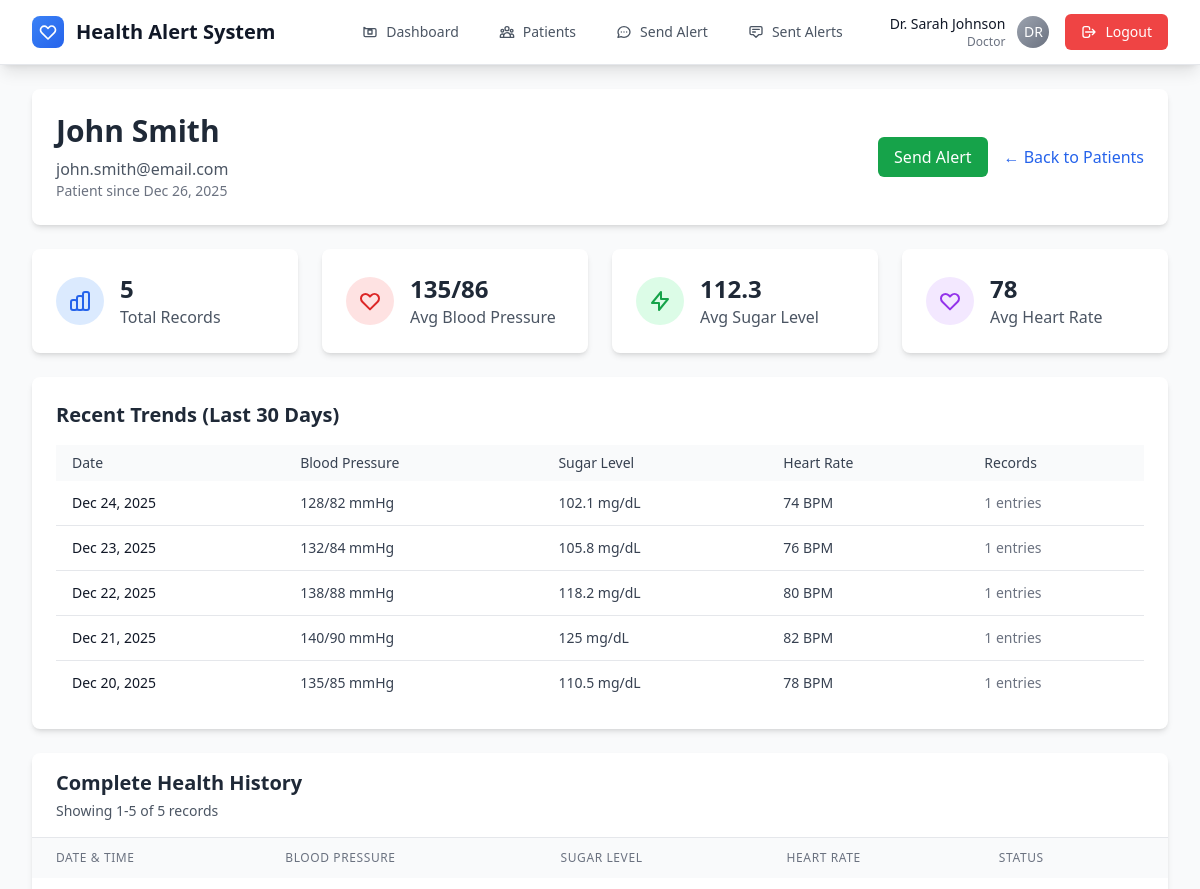
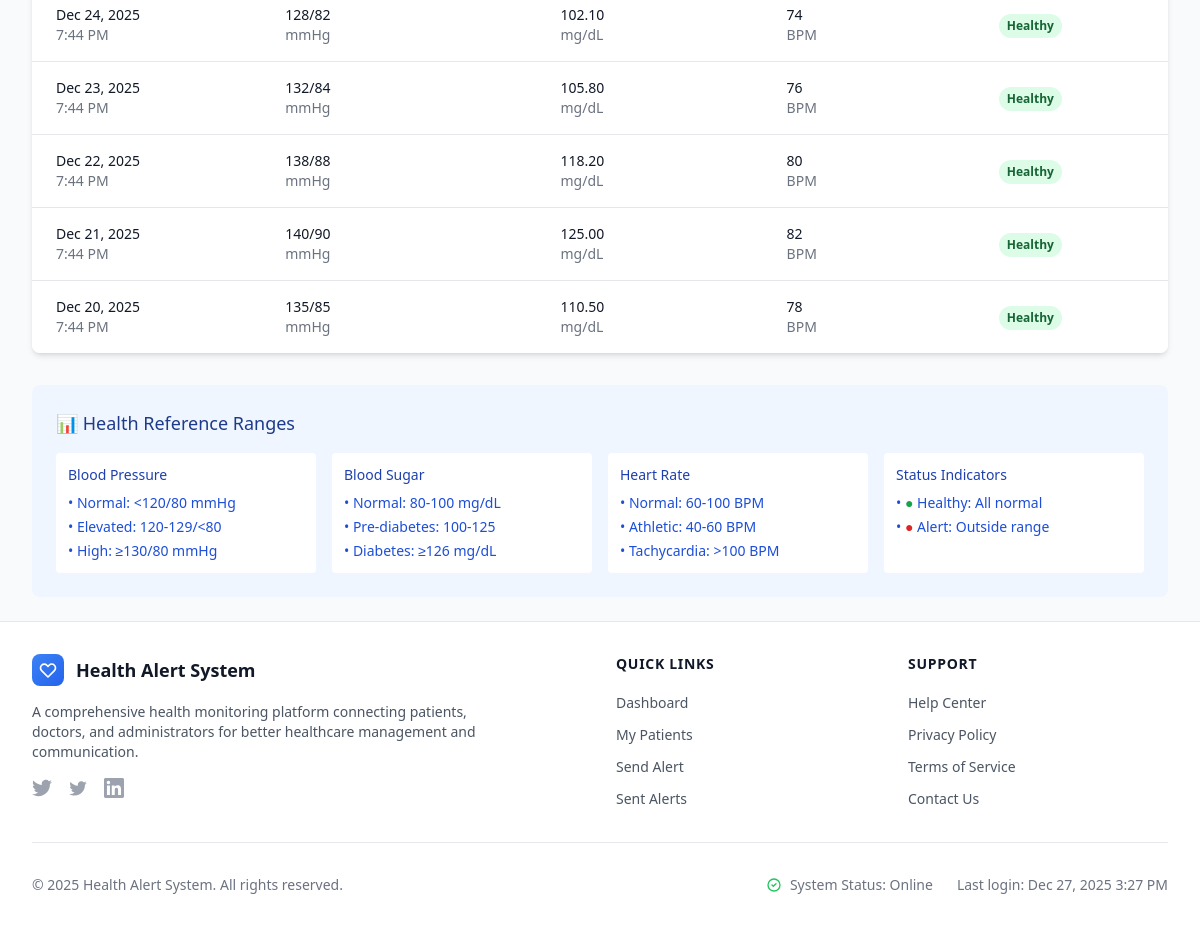
Page /doctor/patient_stats.php?patient_id=7 (signed in) on the committed database (2 pictures, top to bottom).
### tables this page shows
CREATE TABLE users (
    id INT PRIMARY KEY AUTO_INCREMENT,
    name VARCHAR(100) NOT NULL,
    email VARCHAR(100) UNIQUE NOT NULL,
    password VARCHAR(255) NOT NULL,
    role ENUM('patient', 'doctor', 'admin') NOT NULL,
    status ENUM('active', 'pending', 'inactive') DEFAULT 'active',
    created_at TIMESTAMP DEFAULT CURRENT_TIMESTAMP
);

CREATE TABLE health_data (
    id INT PRIMARY KEY AUTO_INCREMENT,
    patient_id INT NOT NULL,
    systolic_bp INT NOT NULL,
    diastolic_bp INT NOT NULL,
    sugar_level DECIMAL(5,2) NOT NULL,
    heart_rate INT NOT NULL,
    created_at TIMESTAMP DEFAULT CURRENT_TIMESTAMP,
    FOREIGN KEY (patient_id) REFERENCES users(id) ON DELETE CASCADE
);

### doctor/patient_stats.php (the view, shortened to what this page needs)
<?php
require_once '../config/db.php';
$user_id = $_SESSION['user_id'];
$patient_id = isset($_GET['patient_id']) ? (int)$_GET['patient_id'] : 0;
$verify_query = "SELECT u.name, u.email, u.created_at
                FROM users u
                JOIN doctor_patients dp ON u.id = dp.patient_id
                WHERE dp.doctor_id = $user_id AND dp.patient_id = $patient_id AND u.role = 'patient'";
$verify_result = mysqli_query($connection, $verify_query);
$patient_info = mysqli_fetch_assoc($verify_result);
$records_per_page = 15;
$page = isset($_GET['page']) ? (int)$_GET['page'] : 1;
$offset = ($page - 1) * $records_per_page;
$count_query = "SELECT COUNT(*) as total FROM health_data WHERE patient_id = $patient_id";
$count_result = mysqli_query($connection, $count_query);
$total_records = mysqli_fetch_assoc($count_result)['total'];
$health_query = "SELECT * FROM health_data
                WHERE patient_id = $patient_id
                ORDER BY created_at DESC
                LIMIT $records_per_page OFFSET $offset";
$health_result = mysqli_query($connection, $health_query);
$stats_query = "SELECT
                  COUNT(*) as total_records,
                  AVG(systolic_bp) as avg_systolic,
                  AVG(diastolic_bp) as avg_diastolic,
                  AVG(sugar_level) as avg_sugar,
                  AVG(heart_rate) as avg_heart_rate,
                  MIN(created_at) as first_entry,
                  MAX(created_at) as last_entry
                FROM health_data
                WHERE patient_id = $patient_id";
$stats_result = mysqli_query($connection, $stats_query);
$stats = mysqli_fetch_assoc($stats_result);
$trends_query = "SELECT
                   DATE(created_at) as date,
                   AVG(systolic_bp) as avg_systolic,
                   AVG(diastolic_bp) as avg_diastolic,
                   AVG(sugar_level) as avg_sugar,
                   AVG(heart_rate) as avg_heart_rate,
                   COUNT(*) as daily_records
                 FROM health_data
                 WHERE patient_id = $patient_id
                 AND created_at >= DATE_SUB(NOW(), INTERVAL 30 DAY)
                 GROUP BY DATE(created_at)
                 ORDER BY date DESC
                 LIMIT 10";
$trends_result = mysqli_query($connection, $trends_query);
function getHealthStatus($systolic, $diastolic, $sugar, $heart_rate) {
    if ($systolic > 140 || $diastolic > 90 || $sugar > 140 || $heart_rate > 100 ||
        $systolic < 90 || $diastolic < 60 || $sugar < 70 || $heart_rate < 60) {
        return ['status' => 'Alert', 'color' => 'red'];
    } else {
        return ['status' => 'Healthy', 'color' => 'green'];
    }
}
include '../includes/header.php';
?>
<div class="max-w-7xl mx-auto">
    <div class="bg-white rounded-lg shadow-md p-6 mb-6">
        <div class="flex flex-col sm:flex-row justify-between items-start sm:items-center">
            <div>
                <h1 class="text-3xl font-bold text-gray-800 mb-2">
                    <?php echo htmlspecialchars($patient_info['name']); ?>
                </h1>
                <p class="text-gray-600"><?php echo htmlspecialchars($patient_info['email']); ?></p>
                <p class="text-sm text-gray-500">
                    Patient since <?php echo date('M j, Y', strtotime($patient_info['created_at'])); ?>
                </p>
            </div>
            <div class="mt-4 sm:mt-0 flex items-center space-x-4">
                <a href="send_alert.php?patient_id=<?php echo $patient_id; ?>"
                   class="bg-green-600 hover:bg-green-700 text-white px-4 py-2 rounded-md transition-colors">
                    Send Alert
                </a>
                <a href="patient_list.php"
                   class="text-blue-600 hover:text-blue-800 font-medium">
                    ← Back to Patients
                </a>
            </div>
        </div>
    </div>
    <?php if ($total_records > 0): ?>
    <div class="grid grid-cols-1 md:grid-cols-2 lg:grid-cols-4 gap-6 mb-6">
        <div class="bg-white rounded-lg shadow-md p-6">
            <div class="flex items-center">
                <div class="p-3 rounded-full bg-blue-100 text-blue-600 mr-4">
                </div>
                <div>
                    <p class="text-2xl font-bold text-gray-800"><?php echo $stats['total_records']; ?></p>
                    <p class="text-gray-600">Total Records</p>
                </div>
            </div>
        </div>
        <div class="bg-white rounded-lg shadow-md p-6">
            <div class="flex items-center">
                <div class="p-3 rounded-full bg-red-100 text-red-600 mr-4">
                    <svg class="w-6 h-6" fill="none" stroke="currentColor" viewBox="0 0 24 24">
                        <path stroke-linecap="round" stroke-linejoin="round" stroke-width="2" d="M4.318 6.318a4.5 4.5 0 000 6.364L12 20.364l7.682-7.682a4.5 4.5 0 00-6.364-6.364L12 7.636l-1.318-1.318a4.5 4.5 0 00-6.364 0z"></path>
                    </svg>
                </div>
                <div>
                    <p class="text-2xl font-bold text-gray-800">
                        <?php echo round($stats['avg_systolic']); ?>/<?php echo round($stats['avg_diastolic']); ?>
                    </p>
                    <p class="text-gray-600">Avg Blood Pressure</p>
                </div>
            </div>
        </div>
        <div class="bg-white rounded-lg shadow-md p-6">
            <div class="flex items-center">
                <div class="p-3 rounded-full bg-green-100 text-green-600 mr-4">
                    <svg class="w-6 h-6" fill="none" stroke="currentColor" viewBox="0 0 24 24">
                        <path stroke-linecap="round" stroke-linejoin="round" stroke-width="2" d="M13 10V3L4 14h7v7l9-11h-7z"></path>
                    </svg>
                </div>
                <div>
                    <p class="text-2xl font-bold text-gray-800"><?php echo round($stats['avg_sugar'], 1); ?></p>
                    <p class="text-gray-600">Avg Sugar Level</p>
                </div>
            </div>
        </div>
        <div class="bg-white rounded-lg shadow-md p-6">
            <div class="flex items-center">
                <div class="p-3 rounded-full bg-purple-100 text-purple-600 mr-4">
                    <svg class="w-6 h-6" fill="none" stroke="currentColor" viewBox="0 0 24 24">
                        <path stroke-linecap="round" stroke-linejoin="round" stroke-width="2" d="M4.318 6.318a4.5 4.5 0 000 6.364L12 20.364l7.682-7.682a4.5 4.5 0 00-6.364-6.364L12 7.636l-1.318-1.318a4.5 4.5 0 00-6.364 0z"></path>
                    </svg>
                </div>
                <div>
                    <p class="text-2xl font-bold text-gray-800"><?php echo round($stats['avg_heart_rate']); ?></p>
                    <p class="text-gray-600">Avg Heart Rate</p>
                </div>
            </div>
        </div>
    </div>
    <?php if (mysqli_num_rows($trends_result) > 0): ?>
    <div class="bg-white rounded-lg shadow-md p-6 mb-6">
        <h2 class="text-xl font-bold text-gray-800 mb-4">Recent Trends (Last 30 Days)</h2>
        <div class="overflow-x-auto">
            <table class="min-w-full">
                <thead class="bg-gray-50">
                    <tr>
                        <th class="px-4 py-2 text-left text-sm font-medium text-gray-700">Date</th>
                        <th class="px-4 py-2 text-left text-sm font-medium text-gray-700">Blood Pressure</th>
                        <th class="px-4 py-2 text-left text-sm font-medium text-gray-700">Sugar Level</th>
                        <th class="px-4 py-2 text-left text-sm font-medium text-gray-700">Heart Rate</th>
                        <th class="px-4 py-2 text-left text-sm font-medium text-gray-700">Records</th>
                    </tr>
                </thead>
                <tbody class="divide-y divide-gray-200">
                    <?php while ($trend = mysqli_fetch_assoc($trends_result)): ?>
                    <tr class="hover:bg-gray-50">
                        <td class="px-4 py-3 text-sm font-medium text-gray-900">
                            <?php echo date('M j, Y', strtotime($trend['date'])); ?>
                        </td>
                        <td class="px-4 py-3 text-sm text-gray-700">
                            <?php echo round($trend['avg_systolic']); ?>/<?php echo round($trend['avg_diastolic']); ?> mmHg
                        </td>
                        <td class="px-4 py-3 text-sm text-gray-700">
                            <?php echo round($trend['avg_sugar'], 1); ?> mg/dL
                        </td>
                        <td class="px-4 py-3 text-sm text-gray-700">
                            <?php echo round($trend['avg_heart_rate']); ?> BPM
                        </td>
                        <td class="px-4 py-3 text-sm text-gray-500">
                            <?php echo $trend['daily_records']; ?> entries
                        </td>
                    </tr>
                    <?php endwhile; ?>
                </tbody>
            </table>
        </div>
    </div>
    <?php endif; ?>
    <div class="bg-white rounded-lg shadow-md overflow-hidden">
        <div class="px-6 py-4 border-b border-gray-200">
            <h2 class="text-xl font-semibold text-gray-800">Complete Health History</h2>
            <p class="text-gray-600 text-sm mt-1">
                Showing <?php echo $offset + 1; ?>-<?php echo min($offset + $records_per_page, $total_records); ?>
                of <?php echo $total_records; ?> records
            </p>
        </div>
        <div class="overflow-x-auto">
            <table class="min-w-full">
                <thead class="bg-gray-50">
                    <tr>
                        <th class="px-6 py-3 text-left text-xs font-medium text-gray-500 uppercase tracking-wider">
                            Date & Time
                        </th>
                        <th class="px-6 py-3 text-left text-xs font-medium text-gray-500 uppercase tracking-wider">
                            Blood Pressure
                        </th>
                        <th class="px-6 py-3 text-left text-xs font-medium text-gray-500 uppercase tracking-wider">
                            Sugar Level
                        </th>
                        <th class="px-6 py-3 text-left text-xs font-medium text-gray-500 uppercase tracking-wider">
                            Heart Rate
                        </th>
                        <th class="px-6 py-3 text-left text-xs font-medium text-gray-500 uppercase tracking-wider">
                            Status
                        </th>
                    </tr>
                </thead>
                <tbody class="bg-white divide-y divide-gray-200">
                    <?php while ($health = mysqli_fetch_assoc($health_result)): ?>
                    <?php
                    $status = getHealthStatus($health['systolic_bp'], $health['diastolic_bp'],
                                            $health['sugar_level'], $health['heart_rate']);
                    ?>
                    <tr class="hover:bg-gray-50 transition-colors">
                        <td class="px-6 py-4 whitespace-nowrap">
                            <div class="text-sm font-medium text-gray-900">
                                <?php echo date('M j, Y', strtotime($health['created_at'])); ?>
                            </div>
                            <div class="text-sm text-gray-500">
                                <?php echo date('g:i A', strtotime($health['created_at'])); ?>
                            </div>
                        </td>
                        <td class="px-6 py-4 whitespace-nowrap">
                            <div class="text-sm font-medium text-gray-900">
                                <?php echo $health['systolic_bp'] . '/' . $health['diastolic_bp']; ?>
                            </div>
                            <div class="text-sm text-gray-500">mmHg</div>
                        </td>
                        <td class="px-6 py-4 whitespace-nowrap">
                            <div class="text-sm font-medium text-gray-900">
                                <?php echo $health['sugar_level']; ?>
                            </div>
                            <div class="text-sm text-gray-500">mg/dL</div>
                        </td>
                        <td class="px-6 py-4 whitespace-nowrap">
                            <div class="text-sm font-medium text-gray-900">
                                <?php echo $health['heart_rate']; ?>
                            </div>
                            <div class="text-sm text-gray-500">BPM</div>
                        </td>
                        <td class="px-6 py-4 whitespace-nowrap">
                            <span class="inline-flex px-2 py-1 text-xs font-semibold rounded-full
                                       bg-<?php echo $status['color']; ?>-100
                                       text-<?php echo $status['color']; ?>-800">
                                <?php echo $status['status']; ?>
                            </span>
                        </td>
                    </tr>
                    <?php endwhile; ?>
                </tbody>
            </table>
        </div>
    </div>
    <?php endif; ?>
    <div class="mt-8 bg-blue-50 rounded-lg p-6">
        <h3 class="text-lg font-medium text-blue-900 mb-4">📊 Health Reference Ranges</h3>
        <div class="grid grid-cols-1 md:grid-cols-2 lg:grid-cols-4 gap-4 text-sm">
            <div class="bg-white rounded p-3">
                <h4 class="font-medium text-blue-800 mb-2">Blood Pressure</h4>
                <ul class="text-blue-700 space-y-1">
                    <li>• Normal: &lt;120/80 mmHg</li>
                    <li>• Elevated: 120-129/&lt;80</li>
                    <li>• High: ≥130/80 mmHg</li>
                </ul>
            </div>
            <div class="bg-white rounded p-3">
                <h4 class="font-medium text-blue-800 mb-2">Blood Sugar</h4>
                <ul class="text-blue-700 space-y-1">
                    <li>• Normal: 80-100 mg/dL</li>
                    <li>• Pre-diabetes: 100-125</li>
                    <li>• Diabetes: ≥126 mg/dL</li>
                </ul>
            </div>
            <div class="bg-white rounded p-3">
                <h4 class="font-medium text-blue-800 mb-2">Heart Rate</h4>
                <ul class="text-blue-700 space-y-1">
                    <li>• Normal: 60-100 BPM</li>
                    <li>• Athletic: 40-60 BPM</li>
                    <li>• Tachycardia: &gt;100 BPM</li>
                </ul>
            </div>
            <div class="bg-white rounded p-3">
                <h4 class="font-medium text-blue-800 mb-2">Status Indicators</h4>
                <ul class="text-blue-700 space-y-1">
                    <li>• <span class="text-green-600">●</span> Healthy: All normal</li>
                    <li>• <span class="text-red-600">●</span> Alert: Outside range</li>
                </ul>
            </div>
        </div>
    </div>
</div>
<?php include '../includes/footer.php'; ?>

### assets/css/animations.css (style rules this page uses)
tbody tr { transition: all 0.2s ease; }

### includes/header.php (style rules this page uses)
* { transition-property: color, background-color, border-color, text-decoration-color, fill, stroke, opacity, box-shadow, transform, filter, backdrop-filter; transition-timing-function: cubic-bezier(0.4, 0, 0.2, 1); transition-duration: 150ms; }

### rows in the picture
users: name "John Smith", email "john.smith@email.com", created_at "Dec 26, 2025"
health_data: created_at "Dec 24, 2025", created_at "7:44 PM", systolic_bp "128", diastolic_bp "82", sugar_level "102.10", heart_rate "74", status "Healthy"
health_data: created_at "Dec 23, 2025", created_at "7:44 PM", systolic_bp "132", diastolic_bp "84", sugar_level "105.80", heart_rate "76", status "Healthy"
health_data: created_at "Dec 22, 2025", created_at "7:44 PM", systolic_bp "138", diastolic_bp "88", sugar_level "118.20", heart_rate "80", status "Healthy"
health_data: created_at "Dec 21, 2025", created_at "7:44 PM", systolic_bp "140", diastolic_bp "90", sugar_level "125.00", heart_rate "82", status "Healthy"
health_data: created_at "Dec 20, 2025", created_at "7:44 PM", systolic_bp "135", diastolic_bp "85", sugar_level "110.50", heart_rate "78", status "Healthy"

### other values in the picture
$item[1] "Dashboard"
$item[1] "Patients"
$item[1] "Send Alert"
$item[1] "Sent Alerts"
$_SESSION['name'] "Dr. Sarah Johnson"
$_SESSION['role'] "Doctor"
substr($_SESSION['name'], 0, 2) "DR"
$stats['total_records'] "5"
$stats['avg_systolic'] "135"
$stats['avg_diastolic'] "86"
$stats['avg_sugar'] "112.3"
$stats['avg_heart_rate'] "78"
date('M j, Y', strtotime($trend['date'])) "Dec 24, 2025"
$trend['avg_systolic'] "128"
$trend['avg_diastolic'] "82"
